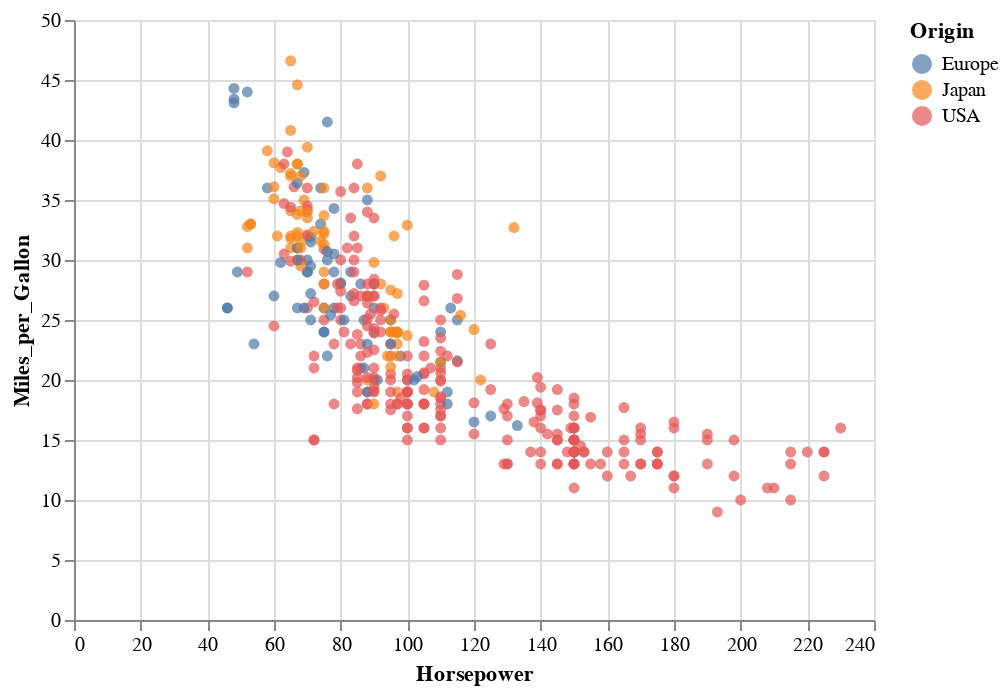

Source (notebook cell):
### Code cell
alt.Chart(cars).mark_circle().encode(
x='Horsepower',
y='Miles_per_Gallon',
color='Origin',).interactive()

### Figure 1 — Vega-Lite specification as saved in the notebook (floating-point values rounded to 4 significant figures; data arrays with more than 128 entries replaced by an {"elided": "..."} marker saying what was removed)
{"config": {"view": {"continuousWidth": 400, "continuousHeight": 300}}, "data": {"name": "data-f02450ab61490a1363517a0190416235"}, "mark": "circle", "encoding": {"color": {"type": "nominal", "field": "Origin"}, "x": {"type": "quantitative", "field": "Horsepower"}, "y": {"type": "quantitative", "field": "Miles_per_Gallon"}}, "selection": {"selector001": {"type": "interval", "bind": "scales", "encodings": ["x", "y"]}}, "$schema": "https://vega.github.io/schema/vega-lite/v4.8.1.json", "datasets": {"data-f02450ab61490a1363517a0190416235": {"elided": "406 records"}}}
